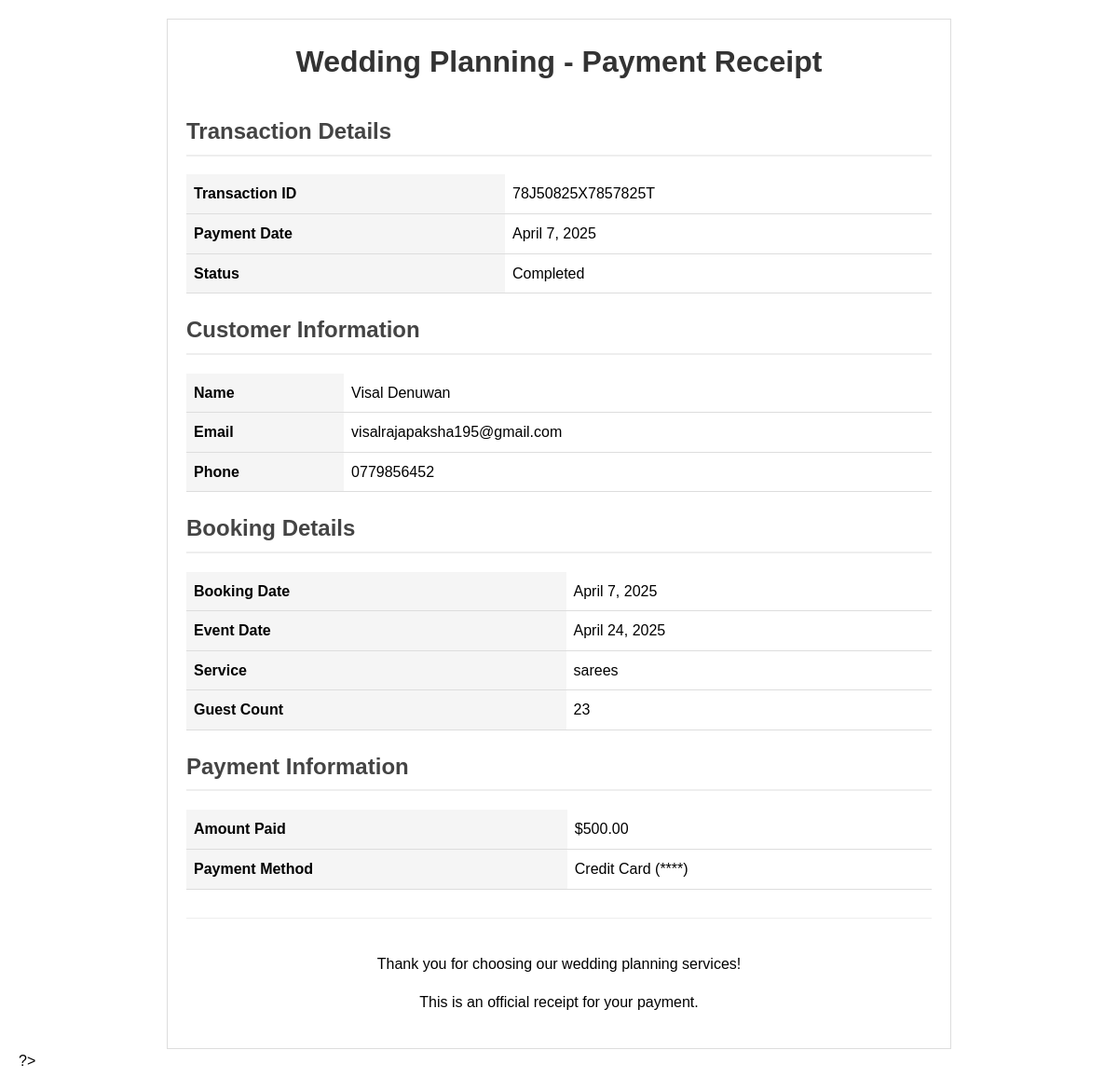
Screenshot of /pages/generate_payment_receipt.php?payment_id=2 (signed in) with the database file from the repository.
### tables this page shows
CREATE TABLE `payments` (
  `id` int(11) NOT NULL,
  `booking_id` int(11) NOT NULL,
  `amount` decimal(10,2) NOT NULL,
  `payment_date` timestamp NOT NULL DEFAULT current_timestamp(),
  `payment_method` varchar(50) DEFAULT NULL,
  `card_last_four` varchar(4) DEFAULT NULL,
  `status` enum('pending','completed','failed') DEFAULT 'pending',
  `transaction_id` varchar(100) DEFAULT NULL,
  `paypal_order_id` varchar(255) DEFAULT NULL
);

CREATE TABLE `users` (
  `id` int(11) NOT NULL,
  `username` varchar(50) NOT NULL,
  `password` varchar(255) NOT NULL,
  `email` varchar(100) NOT NULL,
  `full_name` varchar(100) DEFAULT NULL,
  `phone` varchar(20) DEFAULT NULL,
  `profile_image` varchar(255) DEFAULT NULL,
  `role` enum('user','admin') DEFAULT 'user',
  `created_at` timestamp NOT NULL DEFAULT current_timestamp(),
  `updated_at` timestamp NOT NULL DEFAULT current_timestamp() ON UPDATE current_timestamp()
);

CREATE TABLE `bookings` (
  `id` int(11) NOT NULL,
  `user_id` int(11) DEFAULT NULL,
  `service_id` int(11) DEFAULT NULL,
  `booking_date` date NOT NULL,
  `event_date` date NOT NULL,
  `guest_count` int(11) DEFAULT NULL,
  `status` enum('pending','confirmed','cancelled') DEFAULT 'pending',
  `total_amount` decimal(10,2) NOT NULL,
  `created_at` timestamp NOT NULL DEFAULT current_timestamp(),
  `service_ids` text DEFAULT NULL,
  `service_quantities` text DEFAULT NULL,
  `service_prices` text DEFAULT NULL,
  `special_requests` text DEFAULT NULL
);

CREATE TABLE `services` (
  `id` int(11) NOT NULL,
  `category_id` int(11) DEFAULT NULL,
  `name` varchar(100) NOT NULL,
  `description` text DEFAULT NULL,
  `price` decimal(10,2) NOT NULL,
  `image` varchar(255) DEFAULT NULL,
  `status` enum('active','inactive') DEFAULT 'active'
);

### pages/generate_payment_receipt.php (the view, shortened to what this page needs)
<?php
require_once('../includes/config.php');
$payment_id = (int)$_GET['payment_id'];
$query = "SELECT p.*, b.booking_date, b.event_date, b.guest_count, b.total_amount,
          s.name as service_name, s.price as service_price,
          u.full_name, u.email, u.phone
          FROM payments p
          JOIN bookings b ON p.booking_id = b.id
          JOIN services s ON b.service_id = s.id
          JOIN users u ON b.user_id = u.id
          WHERE p.id = ? AND b.user_id = ?";
$stmt = $conn->prepare($query);
$stmt->bind_param("ii", $payment_id, $_SESSION['user_id']);
$stmt->execute();
$result = $stmt->get_result();
$payment = $result->fetch_assoc();
?>
<!DOCTYPE html>
<html>
<head>
</head>
<body>
    <div class="receipt">
        <div class="header">
            <h1>Wedding Planning - Payment Receipt</h1>
        </div>
        <div class="section">
            <h2>Transaction Details</h2>
            <table>
                <tr>
                    <th>Transaction ID</th>
                    <td><?php echo $payment['transaction_id']; ?></td>
                </tr>
                <tr>
                    <th>Payment Date</th>
                    <td><?php echo date('F j, Y', strtotime($payment['payment_date'])); ?></td>
                </tr>
                <tr>
                    <th>Status</th>
                    <td><?php echo ucfirst($payment['status']); ?></td>
                </tr>
            </table>
        </div>
        <div class="section">
            <h2>Customer Information</h2>
            <table>
                <tr>
                    <th>Name</th>
                    <td><?php echo $payment['full_name']; ?></td>
                </tr>
                <tr>
                    <th>Email</th>
                    <td><?php echo $payment['email']; ?></td>
                </tr>
                <tr>
                    <th>Phone</th>
                    <td><?php echo $payment['phone']; ?></td>
                </tr>
            </table>
        </div>
        <div class="section">
            <h2>Booking Details</h2>
            <table>
                <tr>
                    <th>Booking Date</th>
                    <td><?php echo date('F j, Y', strtotime($payment['booking_date'])); ?></td>
                </tr>
                <tr>
                    <th>Event Date</th>
                    <td><?php echo date('F j, Y', strtotime($payment['event_date'])); ?></td>
                </tr>
                <tr>
                    <th>Service</th>
                    <td><?php echo $payment['service_name']; ?></td>
                </tr>
                <tr>
                    <th>Guest Count</th>
                    <td><?php echo $payment['guest_count']; ?></td>
                </tr>
            </table>
        </div>
        <div class="section">
            <h2>Payment Information</h2>
            <table>
                <tr>
                    <th>Amount Paid</th>
                    <td>$<?php echo number_format($payment['amount'], 2); ?></td>
                </tr>
                <tr>
                    <th>Payment Method</th>
                    <td>Credit Card (****<?php echo $payment['card_last_four']; ?>)</td>
                </tr>
            </table>
        </div>
        <div class="footer">
            <p>Thank you for choosing our wedding planning services!</p>
            <p>This is an official receipt for your payment.</p>
        </div>
    </div>
</body>
</html>

### pages/generate_payment_receipt.php (style rules this page uses)
body { font-family: Arial, sans-serif; line-height: 1.6; margin: 20px; }
.receipt { max-width: 800px; margin: 0 auto; padding: 20px; border: 1px solid #ddd; }
.header { text-align: center; margin-bottom: 30px; }
.header h1 { color: #333; margin: 0; }
.section { margin-bottom: 20px; }
.section h2 { color: #444; border-bottom: 2px solid #eee; padding-bottom: 5px; }
table { width: 100%; border-collapse: collapse; margin-bottom: 20px; }
th, td { padding: 8px; text-align: left; border-bottom: 1px solid #ddd; }
th { background-color: #f5f5f5; }
.footer { text-align: center; margin-top: 30px; padding-top: 20px; border-top: 1px solid #eee; }

### rows the page displays
payments: transaction "78J50825X7857825T", payment_date "April 7, 2025", status "Completed", users.full_name "Visal Denuwan", users.email "visalrajapaksha195@gmail.com", users.phone "0779856452", booking.booking_date "April 7, 2025", booking.event_date "April 24, 2025", services.name "sarees", booking.guest_count "23", amount "500.00"
